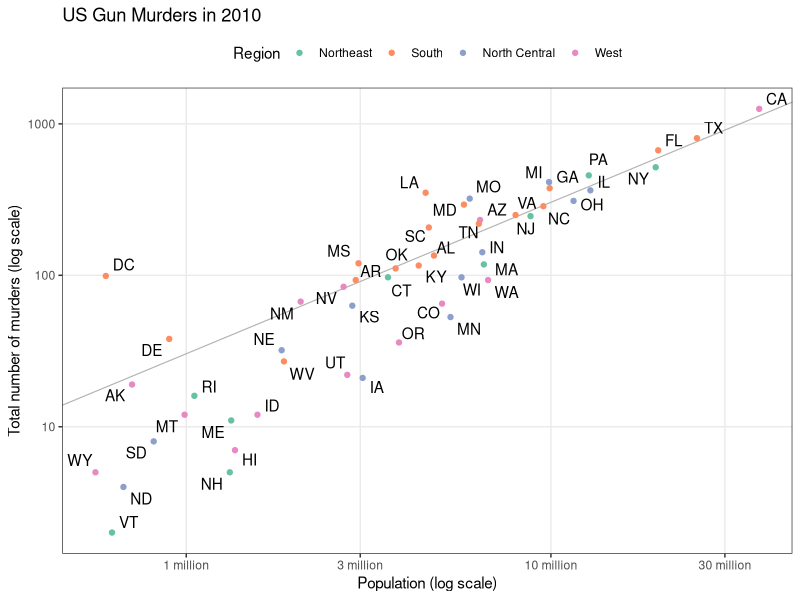
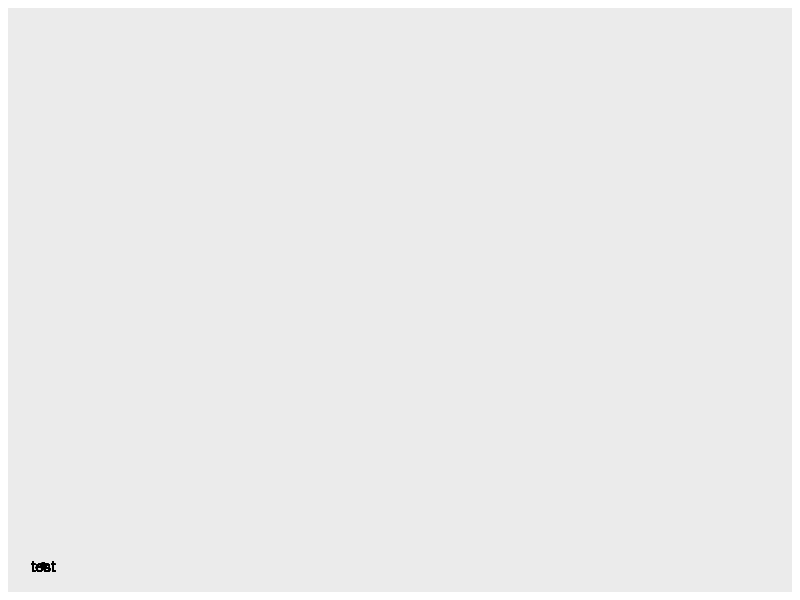
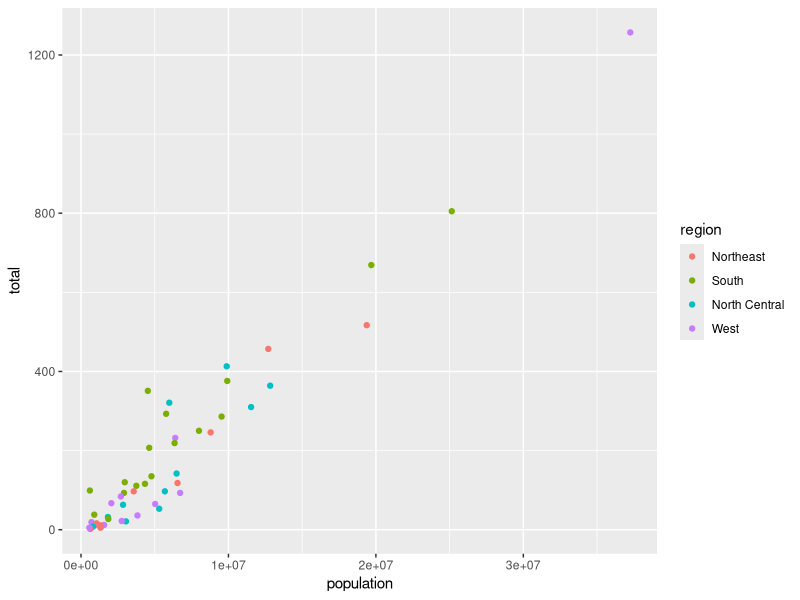
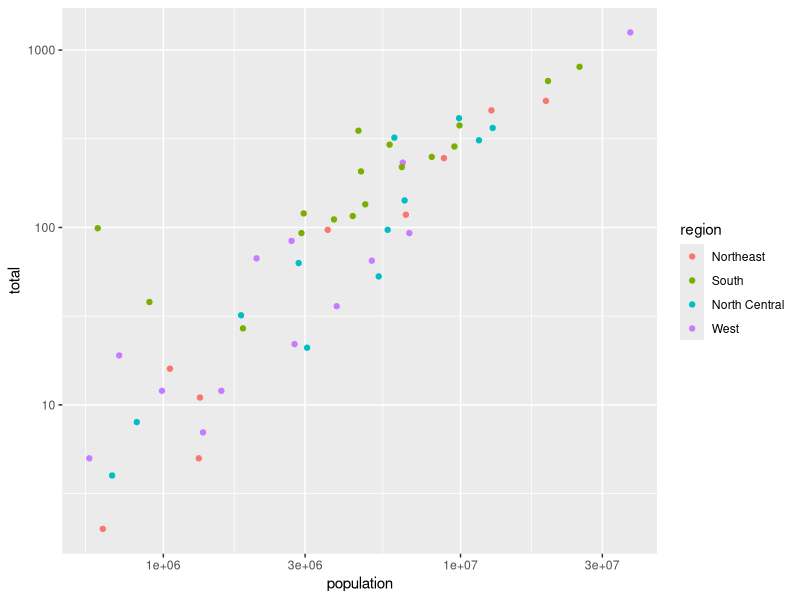
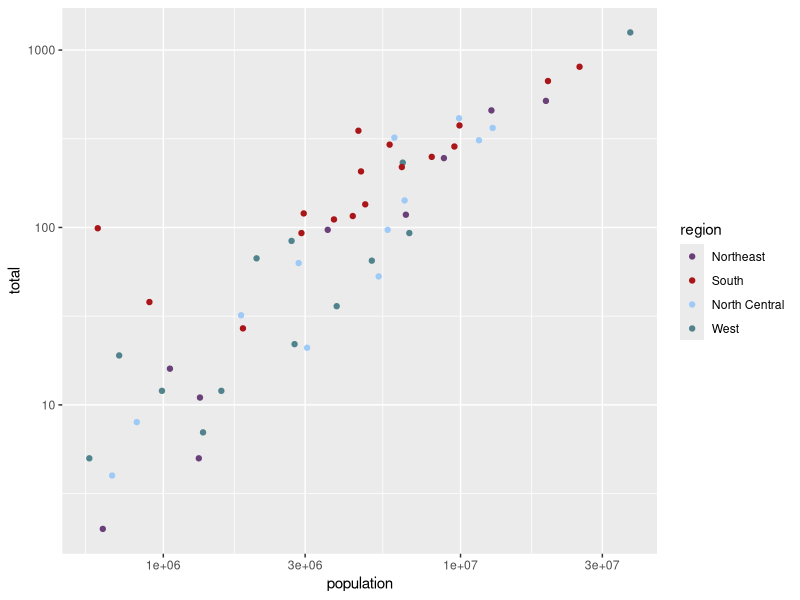
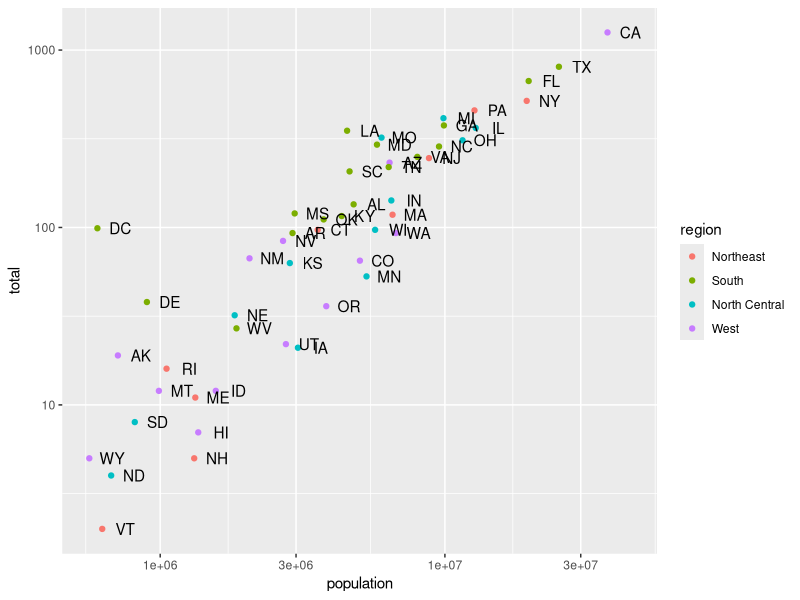
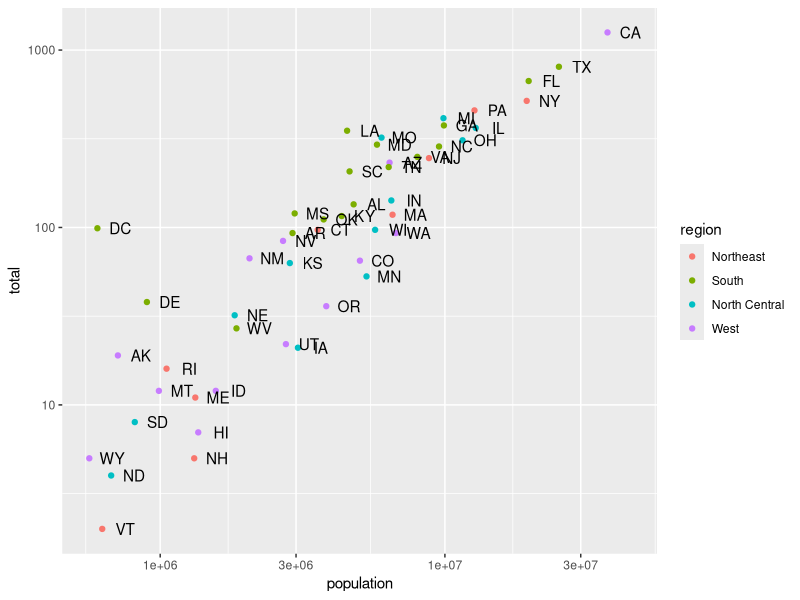
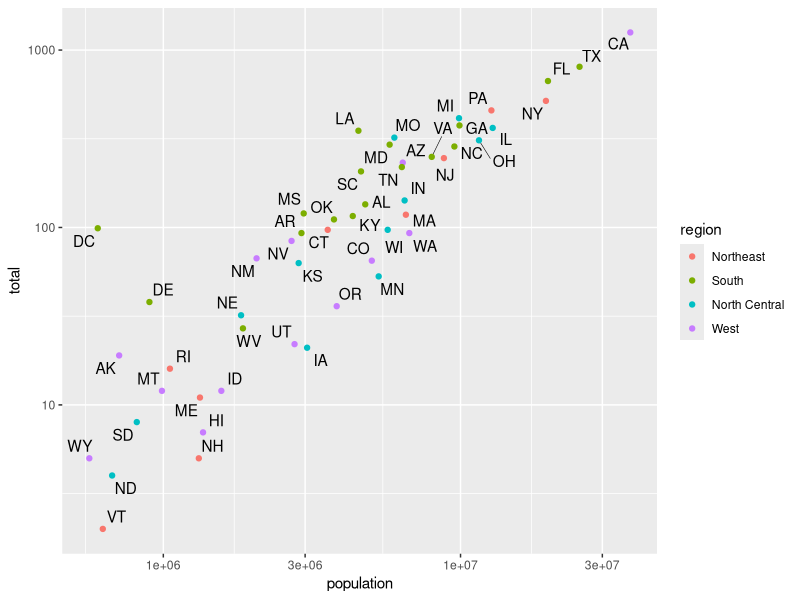

These figures' R source, in order:
## ---- chunk 1
library("knitr")
knitr::opts_chunk$set(cache = TRUE, message = FALSE, warning = FALSE, echo = TRUE)
## ---- chunk 2
library("dplyr")
library("dslabs")
library("ggplot2")
library("ggrepel")
library("scales")
## ---- chunk 3
data(murders)
r <- murders %>% 
  summarize(rate = sum(total) /  sum(population)) %>%
  pull(rate)

ggplot(murders, aes(x = population, y = total)) +
  geom_abline(intercept = log10(r), size = 0.4, col = "#b3b3b3") +
  geom_text_repel(aes(label = abb), segment.size = 0.2) + # I moved it up so that the geom_point's appear on top of the lines
  geom_point(aes(col = region)) +
  scale_x_log10(labels = unit_format(unit = "million", scale = 1e-6)) + # used to convert scientific notation to readable labels
  scale_y_log10() +
  scale_color_brewer(palette = "Set2") +
  labs(
    x = "Population (log scale)",
    y = "Total number of murders (log scale)",
    color = "Region",
    title = "US Gun Murders in 2010"
  ) +
  theme_bw() +
  theme(
    legend.position = "top",
    panel.grid.minor = element_blank()
  )
## ---- chunk 4
data(murders)
head(murders)
## ---- chunk 5
non_tidy <- data.frame(t(murders))
colnames(non_tidy) <- non_tidy[1, ]
non_tidy <- non_tidy[-1, ]
non_tidy
## ---- chunk 6
ggplot(murders) +
  geom_point(x = 0, y = 0) +
  geom_text(x = 0, y = 0, label = "test")
## ---- chunk 7
ggplot(murders) +
  geom_point(aes(x = population, y = total, col = region))
## ---- chunk 8
ggplot(murders) +
  geom_point(aes(x = population, y = total, col = region)) +
  scale_x_log10() +
  scale_y_log10()
## ---- chunk 9
ggplot(murders) +
  geom_point(aes(x = population, y = total, col = region)) +
  scale_x_log10() +
  scale_y_log10() +
  scale_color_manual(values = c("#6a4078", "#aa1518", "#9ecaf8", "#50838c")) # exercise: find better colors using https://imagecolorpicker.com/
## ---- chunk 10
ggplot(murders) +
  geom_point(aes(x = population, y = total, col = region)) +
  geom_text(
    aes(x = population, y = total, label = abb),
    nudge_x = 0.08 # what would happen if I remove this?
  ) +
  scale_x_log10() +
  scale_y_log10()
## ---- chunk 11
ggplot(murders, aes(x = population, y = total)) +
  geom_point(aes(col = region)) +
  geom_text(aes(label = abb), nudge_x = 0.08) +
  scale_x_log10() +
  scale_y_log10()
## ---- chunk 12
ggplot(murders, aes(x = population, y = total)) +
  geom_text_repel(aes(label = abb), segment.size = 0.2) + # I moved it up so that the geom_point's appear on top of the lines
  geom_point(aes(col = region)) +
  scale_x_log10() +
  scale_y_log10()
## ---- chunk 13
r <- murders %>% 
  summarize(rate = sum(total) /  sum(population)) %>%
  pull(rate)
r
## ---- chunk 14
ggplot(murders, aes(x = population, y = total)) +
  geom_abline(intercept = log10(r), size = 0.4, col = "#b3b3b3") +
  geom_text_repel(aes(label = abb), segment.size = 0.2) +
  geom_point(aes(col = region)) +
  scale_x_log10() +
  scale_y_log10()
## ---- chunk 15
ggplot(murders, aes(x = population, y = total)) +
  geom_abline(intercept = log10(r), size = 0.4, col = "#b3b3b3") +
  geom_text_repel(aes(label = abb), segment.size = 0.2) +
  geom_point(aes(col = region)) +
  scale_x_log10(labels = unit_format(unit = "million", scale = 1e-6)) + # used to convert scientific notation to readable labels
  scale_y_log10() +
  labs(
    x = "Population (log scale)",
    y = "Total number of murders (log scale)",
    color = "region",
    title = "US Gun Murders in 2010"
  ) +
  theme(legend.position = "top")
## ---- chunk 16
ggplot(murders, aes(x = population, y = total)) +
  geom_abline(intercept = log10(r), size = 0.4, col = "#b3b3b3") +
  geom_text_repel(aes(label = abb), segment.size = 0.2) +
  geom_point(aes(col = region)) +
  scale_x_log10(labels = unit_format(unit = "million", scale = 1e-6)) +
  scale_y_log10() +
  scale_color_brewer(palette = "Set2") +
  labs(
    x = "Population (log scale)",
    y = "Total number of murders (log scale)",
    color = "Region",
    title = "US Gun Murders in 2010"
  ) +
  theme_bw() +
  theme(
    legend.position = "top",
    panel.grid.minor = element_blank()
  )
